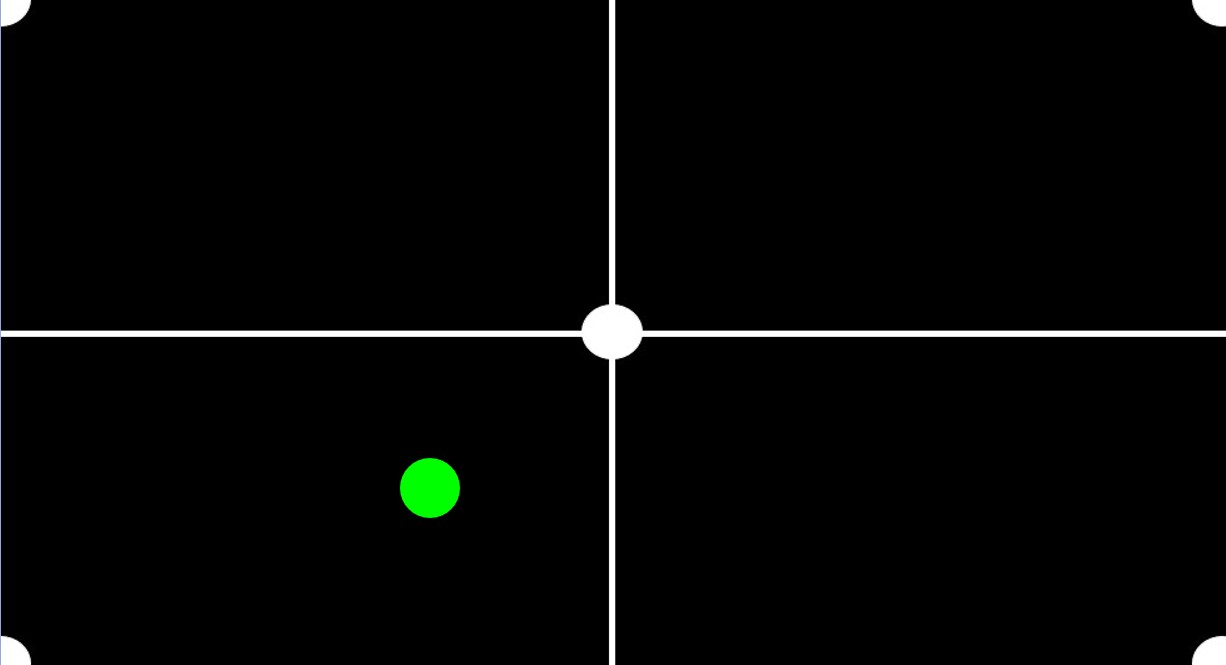
#> input picture test_image_1.jpg, 1226 x 665 px
$ python camera_screen_vector.py
#> lines starting #> are read from the running program, lines starting #| are printed output that depends on the picture; after the words box and inside, x2 and y2 are one past the last pixel; in counts of white or black regions, pixels touching at a corner belong together
import cv2
import numpy as np
import math

def Capture_Event(event, x, y, flags, params):
    if event == cv2.EVENT_LBUTTONDOWN:
        print(x, y)


def draw_bounding_box(image, points):
    x, y, w, h = cv2.boundingRect(points)

    # center locate
    # center_x = x+ w//2
    # center_y = y+ h//2

    if w > 15 and h > 15 :
        cv2.rectangle(image, (x, y), (x + w, y + h), (0, 255, 0), 2)

        center_x = x + w // 2
        center_y = y + h // 2
        print("Width:", w, "Height:", h)
        print("Center X:", center_x, "Center Y:", center_y)
    else:
        print("예외처리 Width:", w, "Height:", h)

    return image, ( center_x , center_y )

# def find_gray_corners(image):
    lower_gray = np.array([100, 100, 100], dtype=np.uint8)
    upper_gray = np.array([255, 255, 255], dtype=np.uint8)

    gray = cv2.cvtColor(image, cv2.COLOR_BGR2GRAY)
    _, thresh = cv2.threshold(gray, 200, 255, cv2.THRESH_BINARY)

    mask = cv2.inRange(image, lower_gray, upper_gray)
    edges = cv2.Canny(mask, 30, 150)

    contours, _ = cv2.findContours(edges, cv2.RETR_EXTERNAL, cv2.CHAIN_APPROX_SIMPLE)
    corners = []
    for contour in contours:
        epsilon = 0.1 * cv2.arcLength(contour, True)
        approx = cv2.approxPolyDP(contour, epsilon, True)
        if len(approx) == 4:
            corners.append(approx)

    return corners

def find_green_object(image):
    hsv = cv2.cvtColor(image, cv2.COLOR_BGR2HSV)

    lower_green = np.array([30, 100, 100], dtype=np.uint8)
    upper_green = np.array([80, 255, 255], dtype=np.uint8)

    mask = cv2.inRange(hsv, lower_green, upper_green)

    contours, _ = cv2.findContours(mask, cv2.RETR_EXTERNAL, cv2.CHAIN_APPROX_SIMPLE)
    return contours

# calculate_vector_from_centers
# def calculate_distance(point1, point2):
    x1, y1 = point1
    x2, y2 = point2
    distance = math.sqrt((x2 - x1)**2 + (y2 - y1)**2)
    return distance
def calculate_vector(p1, p2):
    vector_x = p2[0] - p1[0]
    vector_y = p2[1] - p1[1]
    return (vector_x, vector_y)

# create line
def draw_line_between_points(image, point1, point2, color):
    # 두 점 사이에 선 그리기
    cv2.line(image, point1, point2, color, 2)
    return image

def main():

    image_path = 'test_image_1.jpg'

    image = cv2.imread(image_path)
#> image is the input picture: shape (665, 1226, 3); mean B, G, R 5.4, 6.2, 5.3

    colors = (255, 0, 0)

    # find_center_difference
    height, width, _ = image.shape
#> height = 665; width = 1226

    pic_center_x = int(width / 2)
#> pic_center_x = 613
    pic_center_y = int(height/ 2)
#> pic_center_y = 332

    pic_center = (pic_center_x,pic_center_y)
#> pic_center = (613, 332)
    # gray_corners = find_gray_corners(image)
    green_objects = find_green_object(image)
#> in find_green_object, `hsv = cv2.cvtColor(image, cv2.COLOR_BGR2HSV)`: hsv: shape (665, 1226, 3); mean H, S, V 1.4, 3.8, 6.3
#> in find_green_object, `mask = cv2.inRange(hsv, lower_green, upper_green)`:
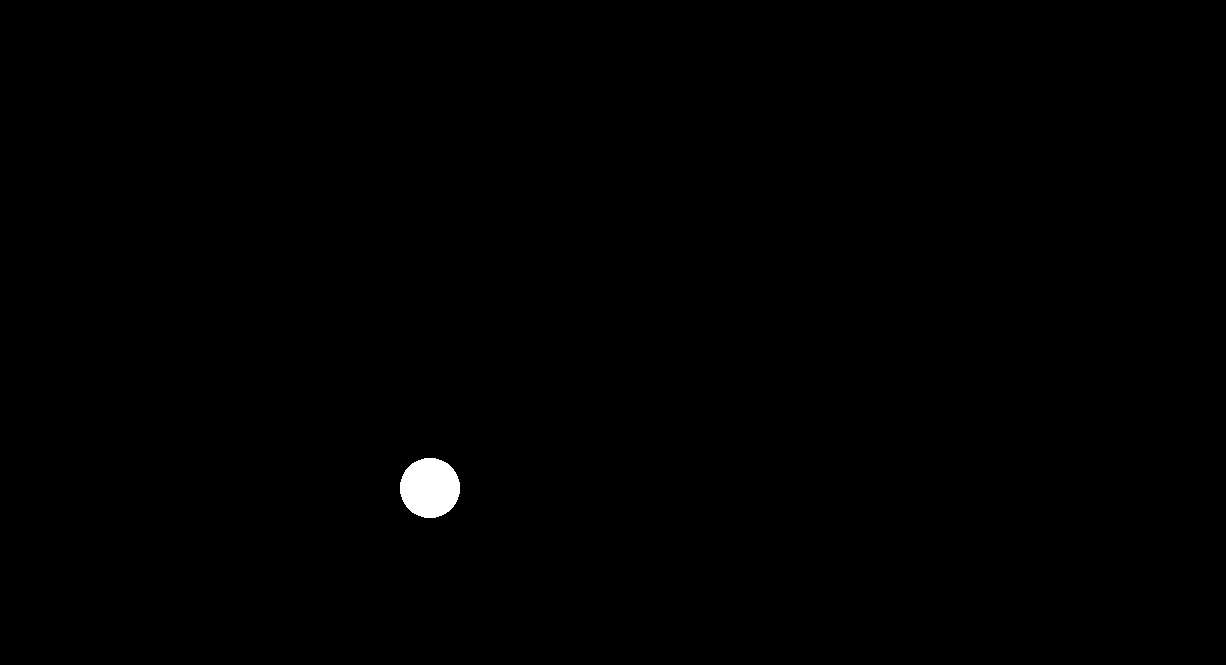
#> mask: shape (665, 1226); 0.35% white; 1 white region
#> in find_green_object, `contours, _ = cv2.findContours(mask, cv2.RETR_EXTERNAL, cv2.CHAIN_APPR..`: contours = 1 contour; box (x1, y1, x2, y2) and area: (400, 458, 460, 518) 2755
#> green_objects has the same summary as contours in find_green_object

    image_with_box = image.copy()

    # for corners in gray_corners:
    for corners in green_objects:
        image_with_box, center = draw_bounding_box(image_with_box, corners)
        print("객체 중앙 좌표")
        print(center)
        print("사진 중앙 좌표")
        print(pic_center)

        image_with_line = draw_line_between_points(image_with_box,center,pic_center,colors)

        displacement_vector = calculate_vector(center, pic_center)
        print("중앙으로 부터 (카메라)조준점의 거리차")
        print(displacement_vector)
#> this loop made 1 pass
#> (x in draw_bounding_box, y in draw_bounding_box, w in draw_bounding_box, h in draw_bounding_box, center_x in draw_bounding_box, center_y in draw_bounding_box, vector_x in calculate_vector, vector_y in calculate_vector) on pass 1: (400, 458, 60, 60, 430, 488, 183, -156)
#| Width: 60 Height: 60
#| Center X: 430 Center Y: 488
#| 객체 중앙 좌표
#| (430, 488)
#| 사진 중앙 좌표
#| (613, 332)
#| 중앙으로 부터 (카메라)조준점의 거리차
#| (183, -156)
#> pass 1, in main, `image_with_box, center = draw_bounding_box(image_with_box, corners)`:
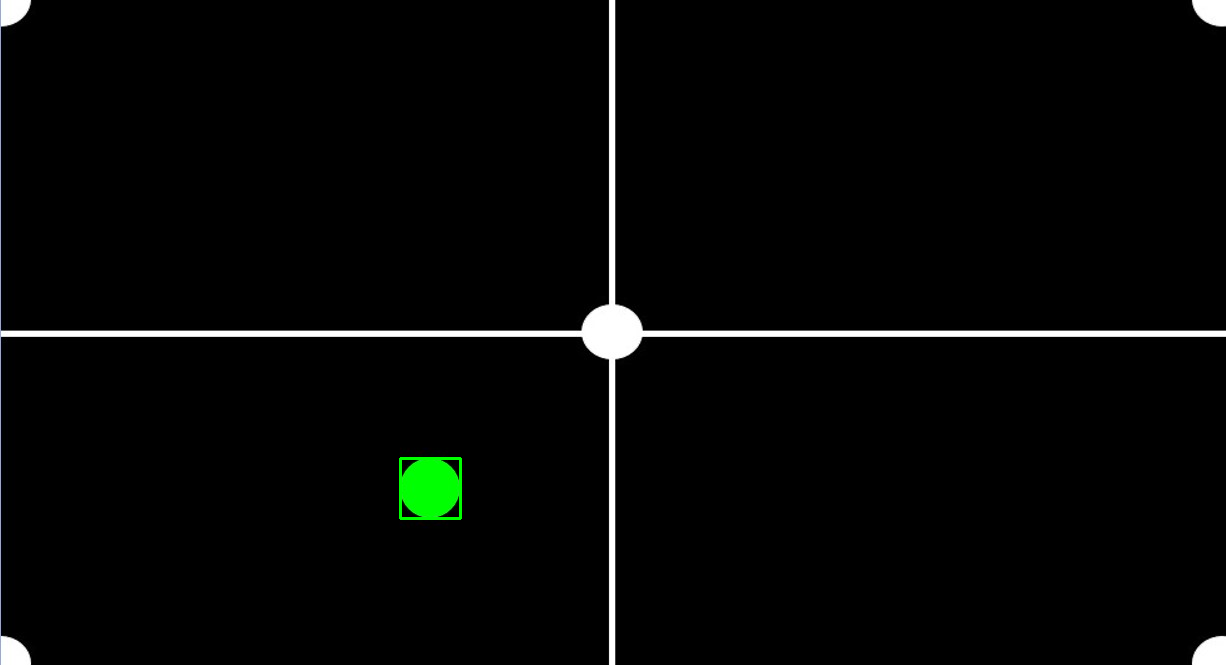
#> image_with_box: shape (665, 1226, 3); 0.09% of pixels changed, all inside (x1, y1, x2, y2) = (399, 457, 462, 520)

    # cv2.imshow("result", image_with_box)

    cv2.imshow("result", image_with_line)
    cv2.waitKey(0)

if __name__ == "__main__":
    main()
